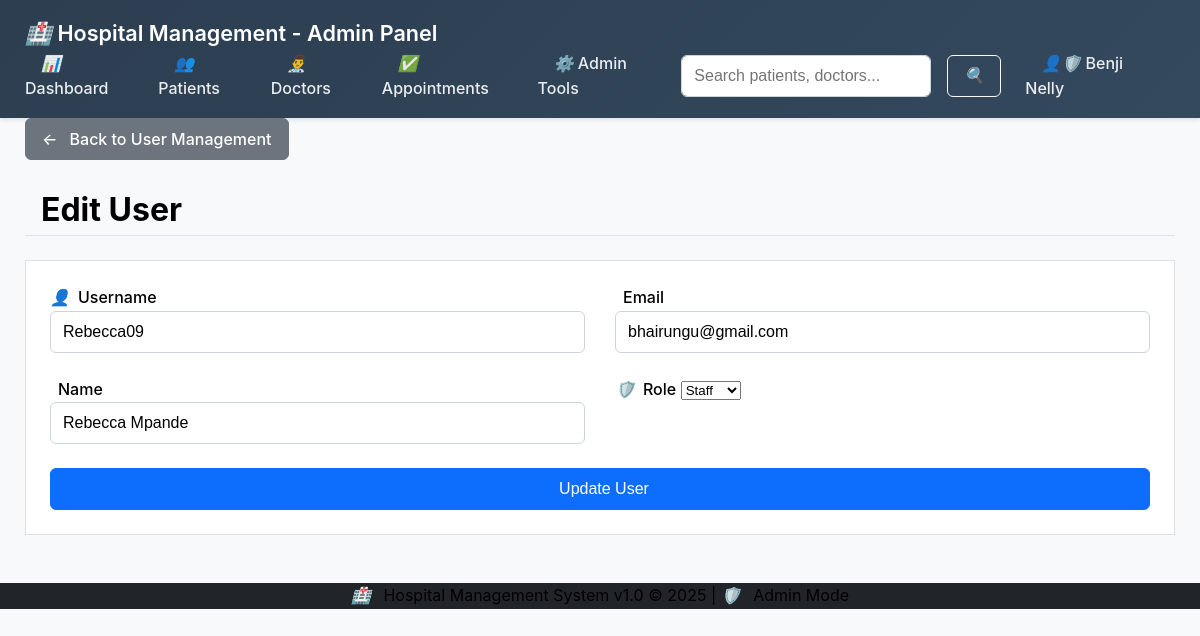
The app's page /admin/users/edit/2 (signed in) with its own data.
### models.py (models this page shows, shortened)
class User(db.Model, UserMixin):
    id = db.Column(db.Integer, primary_key=True)
    username = db.Column(db.String(20), unique=True, nullable=False)
    email = db.Column(db.String(120), unique=True, nullable=False)
    first_name = db.Column(db.String(50), nullable=False)
    last_name = db.Column(db.String(50), nullable=False)
    password = db.Column(db.String(60), nullable=False)
    role = db.Column(db.String(20), default='staff')  # 'admin' or 'staff'
    created_at = db.Column(db.DateTime, default=datetime.utcnow)

### app.py (the view)
@app.route('/admin/users/edit/<int:user_id>', methods=['GET', 'POST'])
@login_required
@admin_required
def edit_user(user_id):
    user = User.query.get_or_404(user_id)
    if request.method == 'POST':
        user.role = request.form.get('role')
        db.session.commit()
        flash('User role updated successfully!', 'success')
        return redirect(url_for('user_management'))
    return render_template_with_role('edit_user.html', title='Edit User', user=user)

### app.py (called while the page is built)
@login_manager.user_loader
def load_user(user_id):
    return User.query.get(int(user_id))

def render_template_with_role(template, **context):
    if current_user.is_authenticated and current_user.role == 'admin':
        base_template = 'base_admin.html'
    else:
        base_template = 'base_user.html'
    return render_template(template, base_template=base_template, **context)

@app.context_processor
def inject_today_date():
    return {'min_date': date.today().strftime('%Y-%m-%d')}

### templates/edit_user.html (shortened to what this page needs)
{% extends "base_admin.html" %}
{% block content %}
<div class="mb-3">
    <a href="{{ url_for('user_management') }}" class="btn btn-secondary">
        <i class="fas fa-arrow-left me-1"></i> Back to User Management
    </a>
</div>
<div class="d-flex justify-content-between flex-wrap flex-md-nowrap align-items-center pt-3 pb-2 mb-3 border-bottom">
    <h1 class="h2">Edit User</h1>
</div>
<div class="card">
    <div class="card-body">
        <form method="POST" action="">
            <div class="row mb-3">
                <div class="col-md-6">
                    <label class="form-label"><i class="fas fa-user me-1"></i>Username</label>
                    <input type="text" class="form-control" value="{{ user.username }}" readonly>
                </div>
                <div class="col-md-6">
                    <label class="form-label">Email</label>
                    <input type="text" class="form-control" value="{{ user.email }}" readonly>
                </div>
            </div>
            <div class="row mb-3">
                <div class="col-md-6">
                    <label class="form-label">Name</label>
                    <input type="text" class="form-control" value="{{ user.first_name }} {{ user.last_name }}" readonly>
                </div>
                <div class="col-md-6">
                    <label for="role" class="form-label"><i class="fas fa-shield-alt me-1"></i>Role</label>
                    <select class="form-select" id="role" name="role">
                        <option value="staff" {% if user.role == 'staff' %}selected{% endif %}>Staff</option>
                    </select>
                </div>
            </div>
            <div class="d-grid">
                <button type="submit" class="btn btn-primary">
                     Update User
                </button>
            </div>
        </form>
    </div>
</div>
{% endblock %}

### templates/base_admin.html (shortened to what this page needs)
<!DOCTYPE html>
<html lang="en">
<head>
</head>
<body class="admin-body">
    <nav class="navbar navbar-expand-lg navbar-dark admin-nav">
        <div class="container-fluid">
            <a class="navbar-brand" href="{{ url_for('dashboard') }}">
                <i class="fa-hospital"></i> Hospital Management - Admin Panel
            </a>
            <div class="d-flex align-items-center">
                <ul class="navbar-nav me-auto">
                    <li class="nav-item">
                        <a class="nav-link" href="{{ url_for('dashboard') }}">
                            <i class="fa-tachometer-alt"></i> Dashboard
                        </a>
                    </li>
                    <li class="nav-item">
                        <a class="nav-link" href="{{ url_for('patients') }}">
                            <i class="fa-users"></i> Patients
                        </a>
                    </li>
                    <li class="nav-item">
                        <a class="nav-link" href="{{ url_for('doctors') }}">
                            <i class="fa-user-md"></i> Doctors
                        </a>
                    </li>
                    <li class="nav-item">
                        <a class="nav-link" href="{{ url_for('appointments') }}">
                            <i class="fa-calendar-check"></i> Appointments
                        </a>
                    </li>
                    <li class="nav-item dropdown">
                        <a class="nav-link dropdown-toggle" href="#" id="adminDropdown" role="button">
                            <i class="fa-cogs"></i> Admin Tools
                        </a>
                    </li>
                </ul>
                <form class="d-flex me-3" action="{{ url_for('search') }}" method="GET">
                    <input class="form-control me-2" type="search" name="q" placeholder="Search patients, doctors..." aria-label="Search" style="min-width: 250px;">
                    <button class="btn btn-outline-light" type="submit">
                        <i class="fa-search"></i>
                    </button>
                </form>
                <ul class="navbar-nav">
                    <li class="nav-item dropdown">
                        <a class="nav-link dropdown-toggle" href="#" id="userDropdown" role="button">
                            <i class="fa-user-shield"></i> {{ current_user.first_name }} {{ current_user.last_name }}
                        </a>
                    </li>
                </ul>
            </div>
        </div>
    </nav>
    <div class="container-fluid px-4 py-4">
        {% block content %}{% endblock %}
    </div>
    <footer class="bg-dark text-white text-center py-4 mt-5">
        <div class="container-fluid">
            <p class="mb-0">
                <i class="fa-hospital me-1"></i> Hospital Management System v1.0 &copy; 2025
                | <i class="fa-shield-alt me-1"></i> Admin Mode
            </p>
        </div>
    </footer>
</body>
</html>

### templates/base_admin.html (style rules this page uses)
.admin-body { background-color: #f8f9fa; display: flex; flex-direction: column; min-height: 100vh; }
.admin-nav { background: linear-gradient(135deg, #2c3e50 0%, #34495e 100%) !important; }
.form-label { font-weight: 500; }
.btn { border-radius: 0.375rem; }
footer { margin-top: auto; }
* { box-sizing: border-box; margin: 0; padding: 0; }
body { font-family: -apple-system, BlinkMacSystemFont, 'Segoe UI', Roboto, sans-serif; line-height: 1.6; color: #000000 !important; background-color: #f8f9fa; }
.container, .container-fluid { width: 100% !important; max-width: 100% !important; padding: 0 25px; }
.row { display: flex; flex-wrap: wrap; margin: 0 -15px; }
.col-md-6 { flex: 0 0 50%; max-width: 50%; padding: 0 15px; }
.card { background: #fff; border: 1px solid rgba(0,0,0,.125); position: relative; color: #000000 !important; }
.card-body { flex: 1 1 auto; padding: 1.5rem; }
.btn { display: inline-block; font-weight: 500; line-height: 1.5; color: #ffffff !important; text-align: center; text-decoration: none; vertical-align: middle; cursor: pointer; user-select: none; background-color: transparent; border: 1px solid transparent; padding: 0.5rem 1rem; font-size: 1rem; border-radius: 0.375rem; transition: all 0.2s ease-in-out; }
.btn-primary { background-color: #0d6efd; border-color: #0d6efd; }
.btn-secondary { background-color: #6c757d; border-color: #6c757d; }
.btn-outline-light { color: #f8f9fa !important; border-color: #f8f9fa; background: transparent; }
.form-control { display: block; width: 100%; padding: 0.5rem 0.75rem; font-size: 1rem; font-weight: 400; line-height: 1.5; color: #000000 !important; background-color: #fff; background-clip: padding-box; border: 1px solid #ced4da; border-radius: 0.375rem; transition: border-color .15s ease-in-out,box-shadow .15s ease-in-out; }
.navbar { background: linear-gradient(135deg, #2c3e50 0%, #34495e 100%); padding: 1rem 0; box-shadow: 0 2px 4px rgba(0,0,0,0.1); }
.navbar-brand { color: white; font-size: 1.35rem; font-weight: 600; text-decoration: none; }
.nav-link { color: rgba(255,255,255,0.9); text-decoration: none; padding: 0.5rem 1rem; font-weight: 500; transition: color 0.2s ease; }
.navbar-nav { display: flex; list-style: none; align-items: center; }
.nav-item { position: relative; }
.text-center { text-align: center; }
.text-white { color: white !important; }
h1, h2, h3, h4, h5, h6, p, span, div, li, td, th, label { color: #000000 !important; }
.mb-0 { margin-bottom: 0; }
.mb-3 { margin-bottom: 1.5rem; }
.mt-5 { margin-top: 3rem; }
.me-1 { margin-right: 0.5rem; }
.me-2 { margin-right: 1rem; }
.me-3 { margin-right: 1.5rem; }
.d-flex { display: flex; }
.d-grid { display: grid; }
.flex-wrap { flex-wrap: wrap; }
.justify-content-between { justify-content: space-between; }
.align-items-center { align-items: center; }
.border-bottom { border-bottom: 1px solid #dee2e6; }
.h2 { font-size: 2rem; font-weight: 700; }
.bg-dark { background-color: #212529; }
.fa-user::before { content: "👤"; }
.fa-arrow-left::before { content: "←"; }
.fa-user-md::before { content: "👨‍⚕️"; }
.fa-tachometer-alt::before { content: "📊"; }
.fa-hospital::before { content: "🏥"; }
.fa-users::before { content: "👥"; }
.fa-calendar-check::before { content: "✅"; }
.fa-cogs::before { content: "⚙️"; }
.fa-search::before { content: "🔍"; }
.fa-user-shield::before { content: "👤🛡️"; }
.fa-shield-alt::before { content: "🛡️"; }

### records on screen
User: first_name "Benji", last_name "Nelly"
User: username "Rebecca09", email "bhairungu@gmail.com", first_name "Rebecca Mpande", role "Staff"
